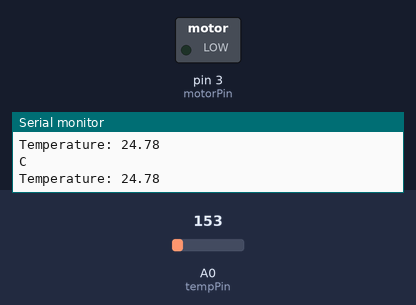
Recording of a sketch running on a simulated Arduino Uno, built with avr-gcc and run on an emulated ATmega328P. Parts: switched loads named in the sketch (green lamp = pin HIGH), the last lines printed to the serial monitor. The inputs (shaded band) are chosen by the test bench; at power-on: A0 (tempPin) = 153.

Above: at 1.2 s.
1.3 s: A0 (tempPin) set to 181
At 2.0 s:
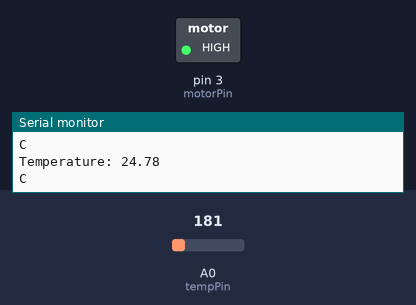
2.8 s: A0 (tempPin) set to 133
At 3.6 s:
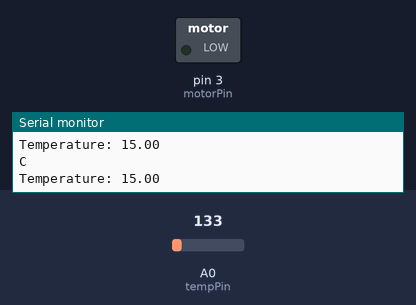
4.8 s: A0 (tempPin) set to 165
At 5.4 s:
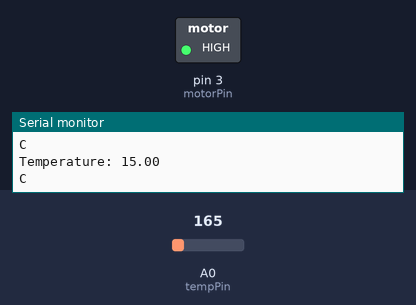
Timing chart, 0 to 7.8 s (numbered marks = the images above; inputs shaded):
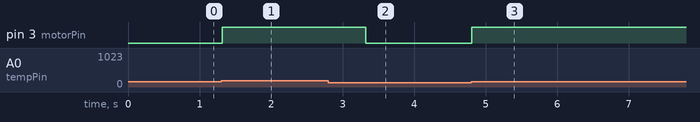

Measured:
- the behaviour switches between 163 and 164 on A0 (tempPin) (found by bisection; images 0 and 1)
- after the input at 1.3 s, pin 3 (motorPin): LOW → HIGH at once
- after the input at 2.8 s, pin 3 (motorPin): HIGH → LOW after 0.52 s
- after the input at 4.8 s, pin 3 (motorPin): LOW → HIGH at once

The sketch:

fan.ino
```cpp
const int motorPin = 3;


const int tempPin = A0;
const float thresholdTemp = 30.0;

void setup() {
  // put your setup code here, to run once:
  Serial.begin(9600);
  pinMode(motorPin, OUTPUT);

}

void loop() {
  // put your main code here, to run repeatedly:
  float tempVoltage = analogRead(tempPin) * 5.0/1023.0;
  float tempCelsius = (tempVoltage - 0.5) * 100.0;


  if (tempCelsius > thresholdTemp){
    digitalWrite(motorPin, HIGH);
    while (tempCelsius > thresholdTemp){
      delay(1000);

    tempVoltage = analogRead(tempPin) * 5.0/ 1023.0;
    tempCelsius = (tempVoltage - 0.5)  * 100.0;
    }
  }
  digitalWrite(motorPin, LOW);

  Serial.print("Temperature: ");
  Serial.println(tempCelsius);
  Serial.println("C");
}
```
